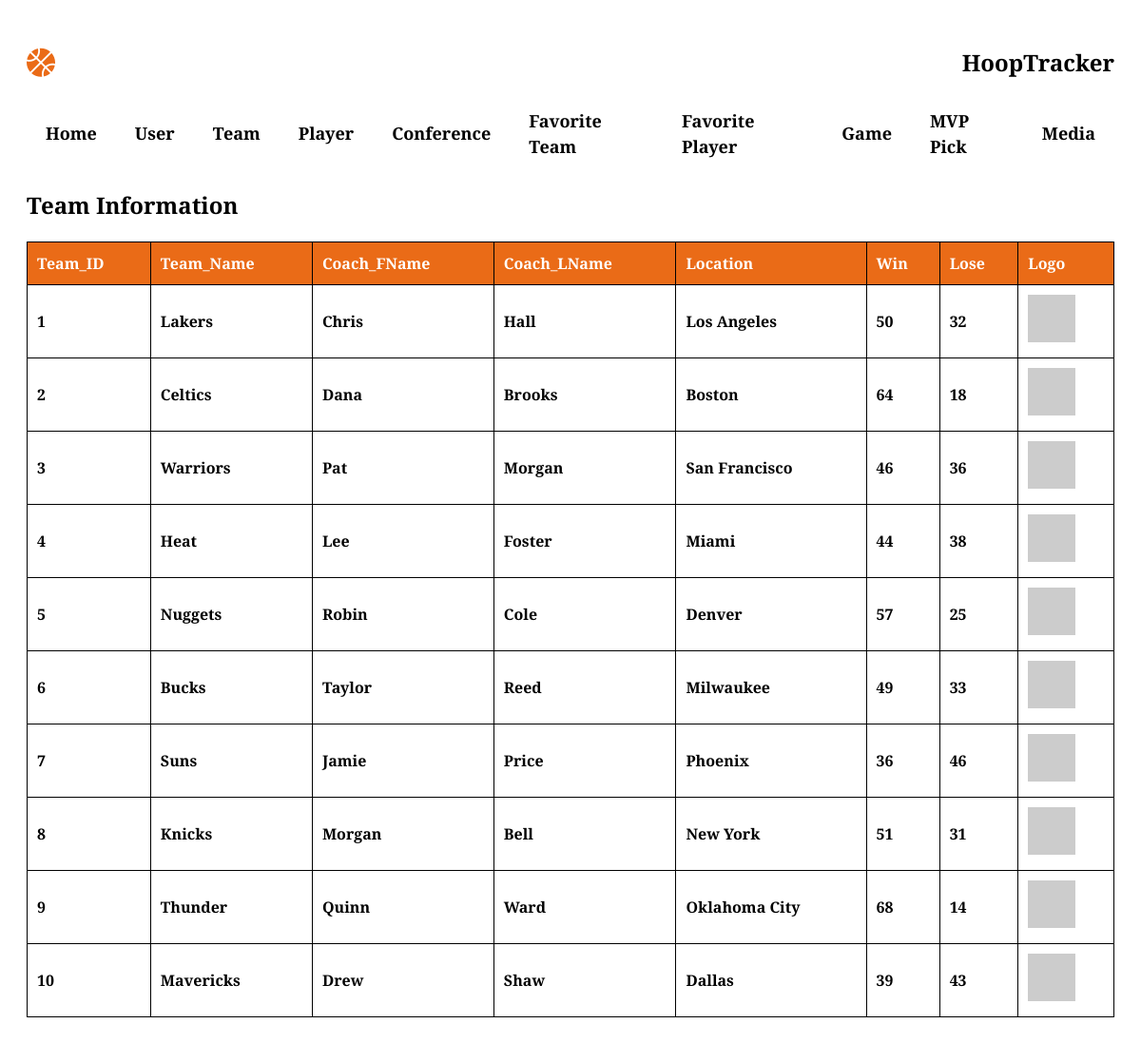
Screenshot of /Team.php with the database file from the repository.
### tables this page shows
CREATE TABLE Team (
    Team_ID     INT PRIMARY KEY AUTO_INCREMENT,
    Team_Name   VARCHAR(50) NOT NULL,
    Coach_FName VARCHAR(50),
    Coach_LName VARCHAR(50),
    Location    VARCHAR(50),
    Win         INT DEFAULT 0,
    Lose        INT DEFAULT 0,
    LogoURL     VARCHAR(255)
);

### Team.php (the view, shortened to what this page needs)
<?php
require_once __DIR__ . '/db.php';
?>
<!DOCTYPE html>
<html lang="en">
<head>
</head>
<body>
    <div id="header">
        <div class="container">
            <nav>
                <i class="fa-solid fa-basketball"></i><h2>HoopTracker</h2>
                <ul>
                    <li><a href="source.html">Home</a></li>
                    <li><a href="User.php">User</a></li>
                    <li><a href="Team.php">Team</a></li>
                    <li><a href="Player.php">Player</a></li>
                    <li><a href="Conference.php">Conference</a></li>
                    <li><a href="FavTeam.php">Favorite Team</a></li>
                    <li><a href="FavPlayer.php">Favorite Player</a></li>
                    <li><a href="Game.php">Game</a></li>
                    <li><a href="MVP_Pick.php">MVP Pick</a></li>
                    <li><a href="Media.php">Media</a></li>
                </ul>
            </nav>
        </div>
    </div>
    <div class="container">
        <h2>Team Information</h2>
        <?php
        $sql = "SELECT * FROM Team";
        $result = mysqli_query($conn, $sql);
        if (mysqli_num_rows($result) > 0) {
            echo "<table>\n";
            echo "<tr>\n";
            echo "<th>Team_ID</th>\n
                  <th>Team_Name</th>\n
                  <th>Coach_FName</th>\n
                  <th>Coach_LName</th>\n
                  <th>Location</th>\n
                  <th>Win</th>\n
                  <th>Lose</th>\n
                  <th>Logo</th>\n";
            echo "</tr>\n";
            while($row = mysqli_fetch_row($result)) {
                echo "<tr>\n";
                echo "<td>" . $row[0] . "</td>\n";
                echo "<td>" . $row[1] . "</td>\n";
                echo "<td>" . $row[2] . "</td>\n";
                echo "<td>" . $row[3] . "</td>\n";
                echo "<td>" . $row[4] . "</td>\n";
                echo "<td>" . $row[5] . "</td>\n";
                echo "<td>" . $row[6] . "</td>\n";
                echo "<td><img src='" . $row[7] . "' alt='Team Logo'></td>\n";
                echo "</tr>\n";
            }
            echo "</table>\n";
        } else {
            echo "0 results";
        }
        ?>
    </div>
</body>
</html>

### Team.php (style rules this page uses)
body { font-family: "Crimson Text", serif; font-weight: 600; font-style: normal; padding: 20px; line-height: 1.5; }
i { margin-right: 10px; font-size: 30px; color: #ea6b17; }
nav { display: flex; align-items: center; justify-content: space-between; flex-wrap: wrap; }
nav ul { display: flex; align-items: center; list-style: none; padding: 0; margin: 0; margin-left: auto; }
nav ul li { margin: 10px 20px; }
nav ul li a { text-decoration: none; font-size: 18px; position: relative; color: black; transition: color 0.3s ease; }
table { width: 100%; border-collapse: collapse; margin-top: 20px; }
th, td { border: 1px solid black; padding: 10px; text-align: left; }
th { background-color: #ea6b17; color: white; }
img { width: 50px; height: 50px; }

### rows the page displays
team: Team_ID "1", Team_Name "Lakers", Coach_FName "Chris", Coach_LName "Hall", Location "Los Angeles", Win "50", Lose "32"
team: Team_ID "2", Team_Name "Celtics", Coach_FName "Dana", Coach_LName "Brooks", Location "Boston", Win "64", Lose "18"
team: Team_ID "3", Team_Name "Warriors", Coach_FName "Pat", Coach_LName "Morgan", Location "San Francisco", Win "46", Lose "36"
team: Team_ID "4", Team_Name "Heat", Coach_FName "Lee", Coach_LName "Foster", Location "Miami", Win "44", Lose "38"
team: Team_ID "5", Team_Name "Nuggets", Coach_FName "Robin", Coach_LName "Cole", Location "Denver", Win "57", Lose "25"
team: Team_ID "6", Team_Name "Bucks", Coach_FName "Taylor", Coach_LName "Reed", Location "Milwaukee", Win "49", Lose "33"
team: Team_ID "7", Team_Name "Suns", Coach_FName "Jamie", Coach_LName "Price", Location "Phoenix", Win "36", Lose "46"
team: Team_ID "8", Team_Name "Knicks", Coach_FName "Morgan", Coach_LName "Bell", Location "New York", Win "51", Lose "31"
team: Team_ID "9", Team_Name "Thunder", Coach_FName "Quinn", Coach_LName "Ward", Location "Oklahoma City", Win "68", Lose "14"
team: Team_ID "10", Team_Name "Mavericks", Coach_FName "Drew", Coach_LName "Shaw", Location "Dallas", Win "39", Lose "43"
